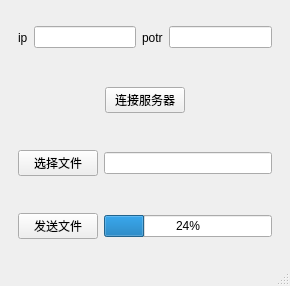
<?xml version="1.0" encoding="UTF-8"?>
<ui version="4.0">
 <class>MainWindow</class>
 <widget class="QMainWindow" name="MainWindow">
  <property name="geometry">
   <rect>
    <x>0</x>
    <y>0</y>
    <width>290</width>
    <height>286</height>
   </rect>
  </property>
  <property name="windowTitle">
   <string>MainWindow</string>
  </property>
  <widget class="QWidget" name="centralwidget">
   <layout class="QVBoxLayout" name="verticalLayout">
    <item>
     <widget class="QWidget" name="widget" native="true">
      <layout class="QHBoxLayout" name="horizontalLayout">
       <item>
        <widget class="QLabel" name="label">
         <property name="text">
          <string>ip</string>
         </property>
        </widget>
       </item>
       <item>
        <widget class="QLineEdit" name="u_ip"/>
       </item>
       <item>
        <widget class="QLabel" name="label_2">
         <property name="text">
          <string>potr</string>
         </property>
        </widget>
       </item>
       <item>
        <widget class="QLineEdit" name="u_port"/>
       </item>
      </layout>
     </widget>
    </item>
    <item>
     <widget class="QWidget" name="widget_4" native="true">
      <layout class="QHBoxLayout" name="horizontalLayout_4">
       <item>
        <spacer name="horizontalSpacer">
         <property name="orientation">
          <enum>Qt::Horizontal</enum>
         </property>
         <property name="sizeHint" stdset="0">
          <size>
           <width>77</width>
           <height>20</height>
          </size>
         </property>
        </spacer>
       </item>
       <item>
        <widget class="QPushButton" name="u_connect">
         <property name="text">
          <string>连接服务器</string>
         </property>
        </widget>
       </item>
       <item>
        <spacer name="horizontalSpacer_2">
         <property name="orientation">
          <enum>Qt::Horizontal</enum>
         </property>
         <property name="sizeHint" stdset="0">
          <size>
           <width>76</width>
           <height>20</height>
          </size>
         </property>
        </spacer>
       </item>
      </layout>
     </widget>
    </item>
    <item>
     <widget class="QWidget" name="widget_2" native="true">
      <layout class="QHBoxLayout" name="horizontalLayout_2">
       <item>
        <widget class="QPushButton" name="u_choose_file">
         <property name="text">
          <string>选择文件</string>
         </property>
        </widget>
       </item>
       <item>
        <widget class="QLineEdit" name="u_file_path"/>
       </item>
      </layout>
     </widget>
    </item>
    <item>
     <widget class="QWidget" name="widget_3" native="true">
      <layout class="QHBoxLayout" name="horizontalLayout_3">
       <item>
        <widget class="QPushButton" name="u_send_file">
         <property name="text">
          <string>发送文件</string>
         </property>
        </widget>
       </item>
       <item>
        <widget class="QProgressBar" name="u_progressBar">
         <property name="value">
          <number>24</number>
         </property>
        </widget>
       </item>
      </layout>
     </widget>
    </item>
   </layout>
  </widget>
  <widget class="QMenuBar" name="menubar">
   <property name="geometry">
    <rect>
     <x>0</x>
     <y>0</y>
     <width>290</width>
     <height>27</height>
    </rect>
   </property>
  </widget>
  <widget class="QStatusBar" name="statusbar"/>
 </widget>
 <resources/>
 <connections/>
</ui>
